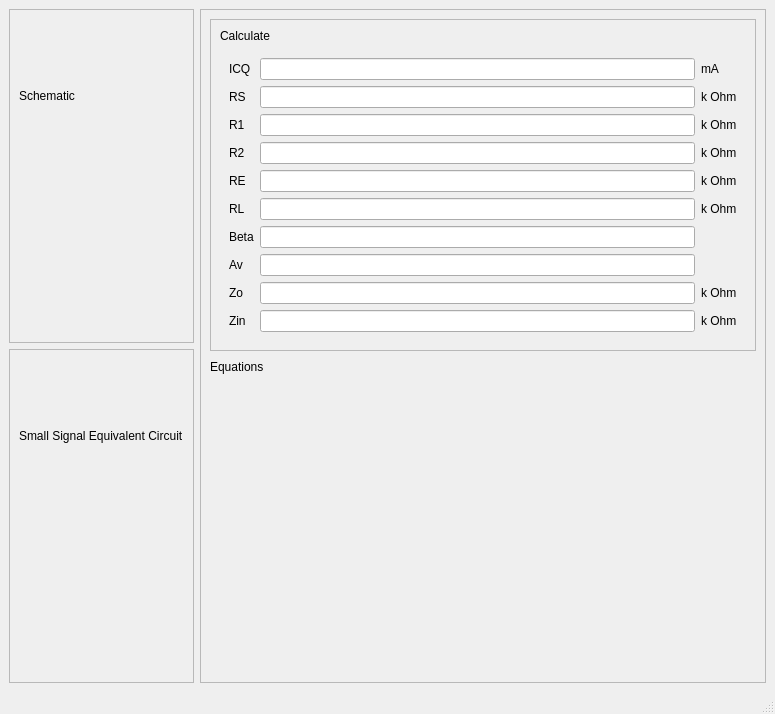
<?xml version="1.0" encoding="UTF-8"?>
<ui version="4.0">
 <class>EmitterFollower</class>
 <widget class="QMainWindow" name="EmitterFollower">
  <property name="geometry">
   <rect>
    <x>0</x>
    <y>0</y>
    <width>775</width>
    <height>714</height>
   </rect>
  </property>
  <property name="windowTitle">
   <string>Emitter Follower</string>
  </property>
  <widget class="QWidget" name="centralwidget">
   <layout class="QGridLayout" name="gridLayout">
    <item row="0" column="0">
     <layout class="QVBoxLayout" name="verticalLayout_2">
      <item>
       <widget class="QFrame" name="frame_4">
        <property name="sizePolicy">
         <sizepolicy hsizetype="Minimum" vsizetype="Minimum">
          <horstretch>0</horstretch>
          <verstretch>0</verstretch>
         </sizepolicy>
        </property>
        <property name="frameShape">
         <enum>QFrame::StyledPanel</enum>
        </property>
        <property name="frameShadow">
         <enum>QFrame::Raised</enum>
        </property>
        <layout class="QVBoxLayout" name="verticalLayout_9">
         <item>
          <layout class="QVBoxLayout" name="verticalLayout_10">
           <item>
            <widget class="QLabel" name="label_7">
             <property name="text">
              <string>Schematic</string>
             </property>
            </widget>
           </item>
           <item>
            <widget class="QLabel" name="label_8">
             <property name="text">
              <string/>
             </property>
             <property name="pixmap">
              <pixmap>Schematic.png</pixmap>
             </property>
             <property name="alignment">
              <set>Qt::AlignCenter</set>
             </property>
            </widget>
           </item>
          </layout>
         </item>
        </layout>
       </widget>
      </item>
      <item>
       <widget class="QFrame" name="frame_5">
        <property name="frameShape">
         <enum>QFrame::StyledPanel</enum>
        </property>
        <property name="frameShadow">
         <enum>QFrame::Raised</enum>
        </property>
        <layout class="QVBoxLayout" name="verticalLayout_11">
         <item>
          <layout class="QVBoxLayout" name="verticalLayout_12">
           <item>
            <widget class="QLabel" name="label_9">
             <property name="text">
              <string>Small Signal Equivalent Circuit</string>
             </property>
            </widget>
           </item>
           <item>
            <widget class="QLabel" name="label_10">
             <property name="text">
              <string/>
             </property>
             <property name="pixmap">
              <pixmap>SmallSignal.png</pixmap>
             </property>
             <property name="alignment">
              <set>Qt::AlignCenter</set>
             </property>
            </widget>
           </item>
          </layout>
         </item>
        </layout>
       </widget>
      </item>
     </layout>
    </item>
    <item row="0" column="1">
     <layout class="QVBoxLayout" name="verticalLayout_16">
      <item>
       <widget class="QFrame" name="frame_6">
        <property name="frameShape">
         <enum>QFrame::StyledPanel</enum>
        </property>
        <property name="frameShadow">
         <enum>QFrame::Raised</enum>
        </property>
        <layout class="QVBoxLayout" name="verticalLayout_13">
         <item>
          <layout class="QVBoxLayout" name="verticalLayout_14">
           <item>
            <widget class="QFrame" name="frame_7">
             <property name="frameShape">
              <enum>QFrame::StyledPanel</enum>
             </property>
             <property name="frameShadow">
              <enum>QFrame::Raised</enum>
             </property>
             <layout class="QHBoxLayout" name="horizontalLayout">
              <item>
               <layout class="QVBoxLayout" name="verticalLayout_17">
                <item>
                 <widget class="QLabel" name="label_13">
                  <property name="text">
                   <string>Calculate</string>
                  </property>
                 </widget>
                </item>
                <item>
                 <widget class="QFrame" name="frame">
                  <layout class="QGridLayout" name="gridLayout_2">
                   <item row="1" column="2">
                    <widget class="QLabel" name="label_2">
                     <property name="text">
                      <string>k Ohm</string>
                     </property>
                    </widget>
                   </item>
                   <item row="2" column="2">
                    <widget class="QLabel" name="label_3">
                     <property name="text">
                      <string>k Ohm</string>
                     </property>
                    </widget>
                   </item>
                   <item row="3" column="1">
                    <widget class="QLineEdit" name="R2_Edit"/>
                   </item>
                   <item row="4" column="0">
                    <widget class="QLabel" name="label_25">
                     <property name="text">
                      <string>RE</string>
                     </property>
                    </widget>
                   </item>
                   <item row="4" column="1">
                    <widget class="QLineEdit" name="RE1_Edit"/>
                   </item>
                   <item row="5" column="2">
                    <widget class="QLabel" name="label_5">
                     <property name="text">
                      <string>k Ohm</string>
                     </property>
                    </widget>
                   </item>
                   <item row="8" column="2">
                    <widget class="QLabel" name="label_6">
                     <property name="text">
                      <string>k Ohm</string>
                     </property>
                    </widget>
                   </item>
                   <item row="9" column="2">
                    <widget class="QLabel" name="label_23">
                     <property name="text">
                      <string>k Ohm</string>
                     </property>
                    </widget>
                   </item>
                   <item row="3" column="2">
                    <widget class="QLabel" name="label_26">
                     <property name="text">
                      <string>k Ohm</string>
                     </property>
                    </widget>
                   </item>
                   <item row="5" column="0">
                    <widget class="QLabel" name="label_18">
                     <property name="text">
                      <string>RL</string>
                     </property>
                    </widget>
                   </item>
                   <item row="9" column="0">
                    <widget class="QLabel" name="label_22">
                     <property name="text">
                      <string>Zin</string>
                     </property>
                    </widget>
                   </item>
                   <item row="9" column="1">
                    <widget class="QLineEdit" name="Zin_Edit">
                     <property name="enabled">
                      <bool>true</bool>
                     </property>
                     <property name="readOnly">
                      <bool>true</bool>
                     </property>
                    </widget>
                   </item>
                   <item row="0" column="2">
                    <widget class="QLabel" name="label">
                     <property name="text">
                      <string>mA</string>
                     </property>
                    </widget>
                   </item>
                   <item row="3" column="0">
                    <widget class="QLabel" name="label_24">
                     <property name="text">
                      <string>R2</string>
                     </property>
                    </widget>
                   </item>
                   <item row="6" column="0">
                    <widget class="QLabel" name="label_19">
                     <property name="text">
                      <string>Beta</string>
                     </property>
                    </widget>
                   </item>
                   <item row="6" column="1">
                    <widget class="QLineEdit" name="Beta_Edit">
                     <property name="placeholderText">
                      <string/>
                     </property>
                    </widget>
                   </item>
                   <item row="7" column="0">
                    <widget class="QLabel" name="label_20">
                     <property name="text">
                      <string>Av</string>
                     </property>
                    </widget>
                   </item>
                   <item row="7" column="1">
                    <widget class="QLineEdit" name="Av_Edit">
                     <property name="enabled">
                      <bool>true</bool>
                     </property>
                     <property name="readOnly">
                      <bool>true</bool>
                     </property>
                    </widget>
                   </item>
                   <item row="8" column="1">
                    <widget class="QLineEdit" name="Zo_Edit">
                     <property name="enabled">
                      <bool>true</bool>
                     </property>
                     <property name="readOnly">
                      <bool>true</bool>
                     </property>
                    </widget>
                   </item>
                   <item row="0" column="1">
                    <widget class="QLineEdit" name="ICQ_Edit">
                     <property name="placeholderText">
                      <string/>
                     </property>
                    </widget>
                   </item>
                   <item row="2" column="1">
                    <widget class="QLineEdit" name="R1_Edit">
                     <property name="placeholderText">
                      <string/>
                     </property>
                    </widget>
                   </item>
                   <item row="8" column="0">
                    <widget class="QLabel" name="label_21">
                     <property name="text">
                      <string>Zo</string>
                     </property>
                    </widget>
                   </item>
                   <item row="5" column="1">
                    <widget class="QLineEdit" name="RL_Edit">
                     <property name="placeholderText">
                      <string/>
                     </property>
                    </widget>
                   </item>
                   <item row="0" column="0">
                    <widget class="QLabel" name="label_15">
                     <property name="text">
                      <string>ICQ</string>
                     </property>
                    </widget>
                   </item>
                   <item row="1" column="0">
                    <widget class="QLabel" name="label_14">
                     <property name="text">
                      <string>RS</string>
                     </property>
                    </widget>
                   </item>
                   <item row="1" column="1">
                    <widget class="QLineEdit" name="RS_Edit">
                     <property name="placeholderText">
                      <string/>
                     </property>
                    </widget>
                   </item>
                   <item row="2" column="0">
                    <widget class="QLabel" name="label_16">
                     <property name="text">
                      <string>R1</string>
                     </property>
                    </widget>
                   </item>
                   <item row="4" column="2">
                    <widget class="QLabel" name="label_27">
                     <property name="text">
                      <string>k Ohm</string>
                     </property>
                    </widget>
                   </item>
                  </layout>
                 </widget>
                </item>
               </layout>
              </item>
             </layout>
            </widget>
           </item>
           <item>
            <widget class="QLabel" name="label_11">
             <property name="sizePolicy">
              <sizepolicy hsizetype="Minimum" vsizetype="Minimum">
               <horstretch>0</horstretch>
               <verstretch>0</verstretch>
              </sizepolicy>
             </property>
             <property name="maximumSize">
              <size>
               <width>16777215</width>
               <height>20</height>
              </size>
             </property>
             <property name="text">
              <string>Equations</string>
             </property>
            </widget>
           </item>
           <item>
            <widget class="QLabel" name="label_12">
             <property name="text">
              <string/>
             </property>
             <property name="pixmap">
              <pixmap>Equations.png</pixmap>
             </property>
             <property name="alignment">
              <set>Qt::AlignHCenter|Qt::AlignTop</set>
             </property>
            </widget>
           </item>
          </layout>
         </item>
        </layout>
       </widget>
      </item>
     </layout>
    </item>
   </layout>
  </widget>
  <widget class="QStatusBar" name="statusbar"/>
 </widget>
 <tabstops>
  <tabstop>ICQ_Edit</tabstop>
  <tabstop>RS_Edit</tabstop>
  <tabstop>R1_Edit</tabstop>
  <tabstop>R2_Edit</tabstop>
  <tabstop>RE1_Edit</tabstop>
  <tabstop>RL_Edit</tabstop>
  <tabstop>Beta_Edit</tabstop>
  <tabstop>Av_Edit</tabstop>
  <tabstop>Zo_Edit</tabstop>
  <tabstop>Zin_Edit</tabstop>
 </tabstops>
 <resources/>
 <connections>
  <connection>
   <sender>ICQ_Edit</sender>
   <signal>editingFinished()</signal>
   <receiver>EmitterFollower</receiver>
   <slot>recalculate()</slot>
   <hints>
    <hint type="sourcelabel">
     <x>604</x>
     <y>82</y>
    </hint>
    <hint type="destinationlabel">
     <x>387</x>
     <y>323</y>
    </hint>
   </hints>
  </connection>
  <connection>
   <sender>R1_Edit</sender>
   <signal>editingFinished()</signal>
   <receiver>EmitterFollower</receiver>
   <slot>recalculate()</slot>
   <hints>
    <hint type="sourcelabel">
     <x>604</x>
     <y>158</y>
    </hint>
    <hint type="destinationlabel">
     <x>387</x>
     <y>323</y>
    </hint>
   </hints>
  </connection>
  <connection>
   <sender>RS_Edit</sender>
   <signal>editingFinished()</signal>
   <receiver>EmitterFollower</receiver>
   <slot>recalculate()</slot>
   <hints>
    <hint type="sourcelabel">
     <x>604</x>
     <y>120</y>
    </hint>
    <hint type="destinationlabel">
     <x>387</x>
     <y>323</y>
    </hint>
   </hints>
  </connection>
  <connection>
   <sender>RL_Edit</sender>
   <signal>editingFinished()</signal>
   <receiver>EmitterFollower</receiver>
   <slot>recalculate()</slot>
   <hints>
    <hint type="sourcelabel">
     <x>604</x>
     <y>234</y>
    </hint>
    <hint type="destinationlabel">
     <x>387</x>
     <y>323</y>
    </hint>
   </hints>
  </connection>
  <connection>
   <sender>Beta_Edit</sender>
   <signal>editingFinished()</signal>
   <receiver>EmitterFollower</receiver>
   <slot>recalculate()</slot>
   <hints>
    <hint type="sourcelabel">
     <x>604</x>
     <y>272</y>
    </hint>
    <hint type="destinationlabel">
     <x>387</x>
     <y>323</y>
    </hint>
   </hints>
  </connection>
  <connection>
   <sender>R2_Edit</sender>
   <signal>editingFinished()</signal>
   <receiver>EmitterFollower</receiver>
   <slot>recalculate()</slot>
   <hints>
    <hint type="sourcelabel">
     <x>606</x>
     <y>190</y>
    </hint>
    <hint type="destinationlabel">
     <x>387</x>
     <y>323</y>
    </hint>
   </hints>
  </connection>
  <connection>
   <sender>RE1_Edit</sender>
   <signal>editingFinished()</signal>
   <receiver>EmitterFollower</receiver>
   <slot>recalculate()</slot>
   <hints>
    <hint type="sourcelabel">
     <x>606</x>
     <y>244</y>
    </hint>
    <hint type="destinationlabel">
     <x>387</x>
     <y>323</y>
    </hint>
   </hints>
  </connection>
 </connections>
 <slots>
  <slot>recalculate()</slot>
 </slots>
</ui>
